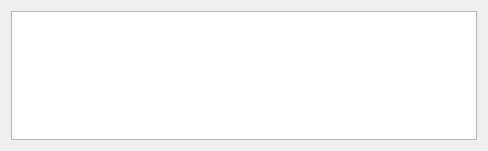
<?xml version="1.0" encoding="UTF-8"?>
<ui version="4.0">
 <class>Form</class>
 <widget class="QWidget" name="Form">
  <property name="geometry">
   <rect>
    <x>0</x>
    <y>0</y>
    <width>488</width>
    <height>151</height>
   </rect>
  </property>
  <property name="windowTitle">
   <string>Form</string>
  </property>
  <layout class="QGridLayout" name="gridLayout">
   <item row="0" column="0">
    <widget class="QTableWidget" name="tableWidget"/>
   </item>
  </layout>
 </widget>
 <resources/>
 <connections/>
</ui>
